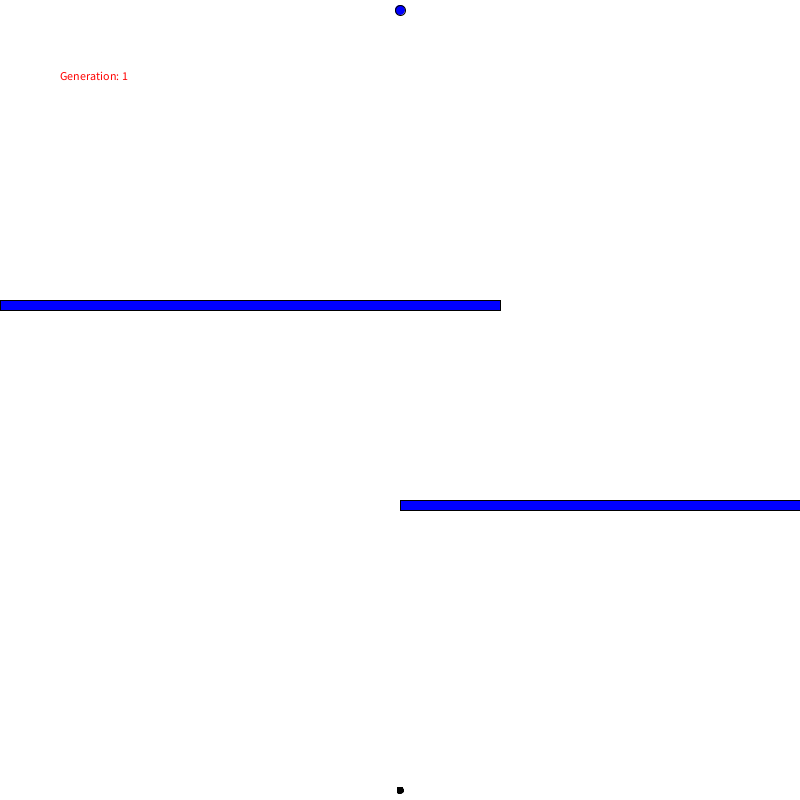
Frame 1 (no input)
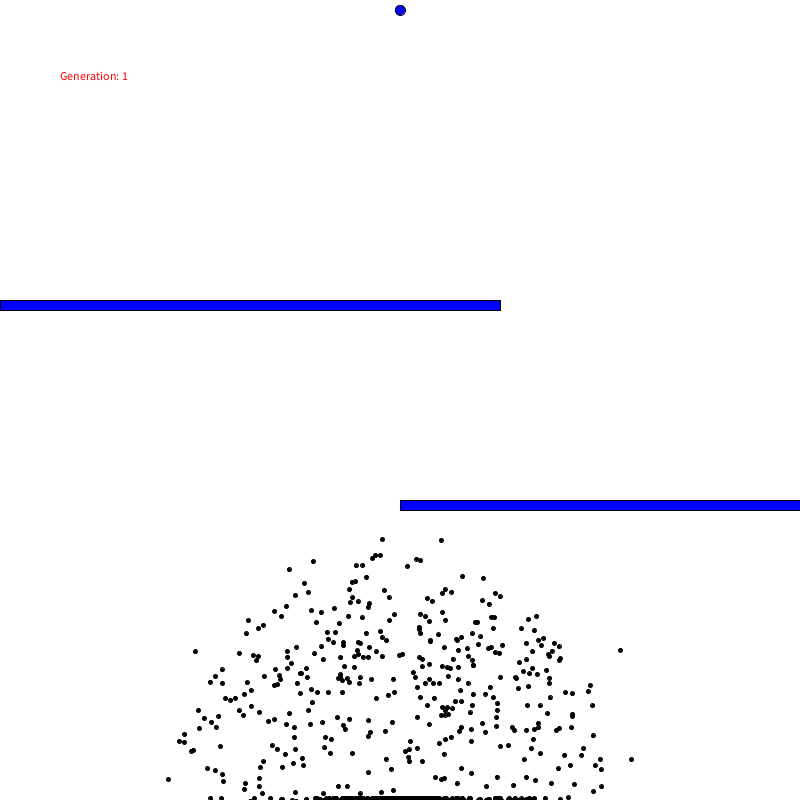
Frame 60 (the mouse pressed at the canvas centre just before this capture)
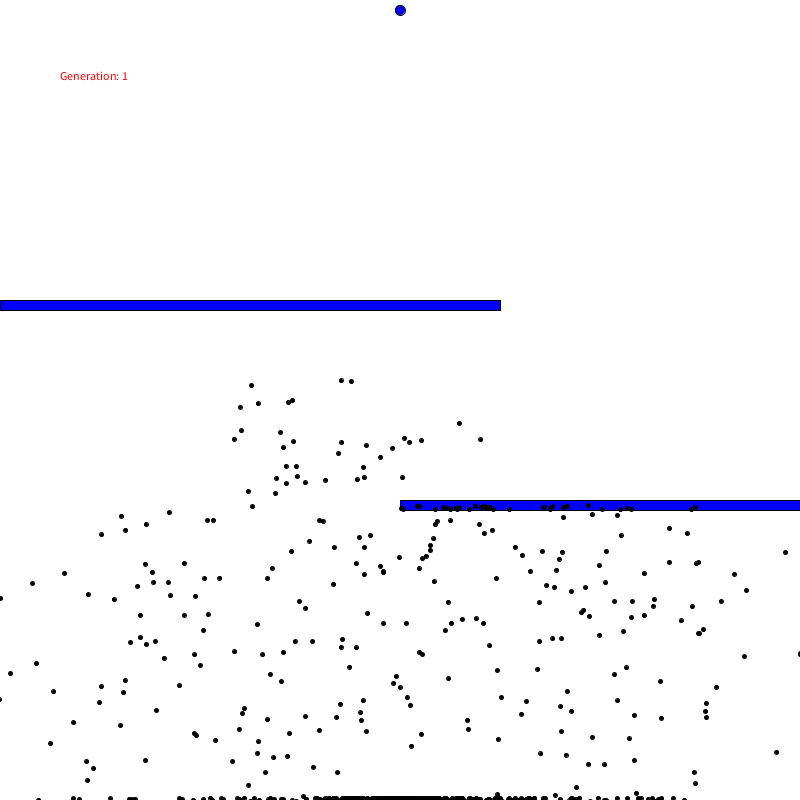
Frame 120 (the mouse held since frame 60 and released just before this capture)

The Processing sketch that drew these frames (run headless with seeded random() and noise(); from frame 60 on, the mouse is pressed at the canvas centre):

// Processing sketch: AIDots
// ── AIDots.pde
Population test;
PVector goal = new PVector(400, 10);

void setup() {
  size(800, 800);
  test = new Population(1000);
}

void draw() {
  background(255);
  fill(0, 0, 255);
  ellipse(goal.x, goal.y, 10, 10);

  fill(0, 0, 255);
  rect(0, 300, 500, 10);
  rect(400, 500, 400, 10);
    
  fill(255, 0, 0);
  text("Generation: " + test.gen, 60, 80);

  if (test.allDotsDead()) {
    //algortihm to select next generation
    test.calculateFitness();
    test.naturalSelection();
    test.mutateChildren();
  } else {
    test.update();
    test.show();
  }
}

// ── Brain.pde
class Brain {
  PVector[] directions;
  int step = 0;


  Brain(int size) {
    directions = new PVector[size];
    randomize();
  }


  void randomize() {
    for (int i = 0; i < directions.length; i++) {
      float randomAng = random(2*PI);
      directions[i] = PVector.fromAngle(randomAng);
    }
  }


  Brain clone() {
    Brain clone = new Brain(directions.length);
    for (int i = 0; i < directions.length; i++) {
      clone.directions[i] = directions[i];
    }
    return clone;
  }


  void mutate() {
    float mutationRate = 0.01;
    for (int i = 0; i < directions.length; i++) {
      float rand = random(1);
      if (rand < mutationRate) {
        float randomAngle = random(2*PI);
        directions[i] = PVector.fromAngle(randomAngle);
      }
    }
  }
}

// ── Dot.pde
class Dot {
  Brain brain;
  PVector pos;
  PVector vel;
  PVector acc;
  
  boolean dead = false;
  boolean reachedGoal = false;
  boolean isBest = false;

  float fitness = 0;


  Dot() {
    brain = new Brain(400);

    pos = new PVector(width/2, height - 10); 
    vel = new PVector(0, 0);
    acc = new PVector(0, 0);
  }


  void show() {
    if(isBest) {
      fill(0, 255, 0);
      ellipse(pos.x, pos.y, 8, 8);
    } else {
      fill(0);
      ellipse(pos.x, pos.y, 4, 4);
    }
  }


  void move() {
    if (brain.directions.length > brain.step) {
      acc = brain.directions[brain.step];
      brain.step++;
    } else { 
      dead = true;
    }

    vel.add(acc);
    vel.limit(5);
    pos.add(vel);
  }


  void update() {
    if (!dead && !reachedGoal) {
      move();
      if (pos.x < 2 || pos.y < 2 || pos.x > width - 2 || pos.y > height - 2) {
        dead = true;
      } else if (dist(pos.x, pos.y, goal.x, goal.y) < 5) {
        reachedGoal = true;
      } else if (pos.x < 500 && pos.y < 310 && pos.x > 0 && pos.y > 300) {
        dead = true;
      } else if (pos.x < 800 && pos.y < 510 && pos.x > 400 && pos.y > 500) {
        dead = true;
      }
    }
  }


  void calculateFitness() {
    if(reachedGoal){
      fitness = 1.0/16.0 + 10000.0/(float)(brain.step * brain.step);
    } else {
      float distanceToGoal = dist(pos.x, pos.y, goal.x, goal.y);
      fitness = 1.0/(distanceToGoal * distanceToGoal);
    }
  }
  
  
   Dot createChild() {
     Dot child = new Dot();
     child.brain = brain.clone();
     return child;
   }
}

// ── Population.pde
class Population {
  Dot[] dots;
  float fitnessSum;
  int gen = 1;

  int bestDot = 0;
  int minStep = 400;

  Population(int size) {
    dots = new Dot[size];
    for (int i = 0; i < size; i++) {
      dots[i] = new Dot();
    }
  }


  void show() {
    for (int i = 1; i < dots.length; i++) {
      dots[i].show();
    }
    dots[0].show();
  }


  void update() {
    for (int i = 0; i < dots.length; i++) {
      if (dots[i].brain.step > minStep) {
        dots[i].dead = true;
      } else {
        dots[i].update();
      }
    }
  }


  void calculateFitness() {
    for (int i = 0; i < dots.length; i++) {
      dots[i].calculateFitness();
    }
  }


  boolean allDotsDead() {
    for (int i = 0; i < dots.length; i++) {
      if (!dots[i].dead && !dots[i].reachedGoal) {
        return false;
      }
    }
    return true;
  }


  void naturalSelection() {
    Dot[] newDots = new Dot[dots.length];
    setBestDot();
    calculateFitnessSum();

    newDots[0] = dots[bestDot].createChild();
    newDots[0].isBest = true;
    for (int i = 1; i < newDots.length; i++) {
      Dot parent = selectParent();
      newDots[i] = parent.createChild();
    }

    dots = newDots;
    gen++;
  }   

  void calculateFitnessSum() {
    fitnessSum = 0;
    for (int i = 0; i < dots.length; i++) {
      fitnessSum += dots[i].fitness;
    }
  }


  Dot selectParent() {
    float rand = random(fitnessSum);
    float runningSum = 0;

    for (int i = 0; i < dots.length; i++) {
      runningSum += dots[i].fitness;
      if (runningSum > rand) {
        return dots[i];
      }
    }
    return null;
  }


  void mutateChildren() {
    for (int i = 1; i < dots.length; i++) {
      dots[i].brain.mutate();
    }
  }


  void setBestDot() {
    float max = 0; 
    int maxIndex = 0;
    for (int i = 0; i < dots.length; i++) {
      if (dots[i].fitness > max) {
        max = dots[i].fitness;
        maxIndex = i;
      }
    }
    bestDot = maxIndex;

    if (dots[bestDot].reachedGoal) {
      minStep = dots[bestDot].brain.step;
    }
  }
}
